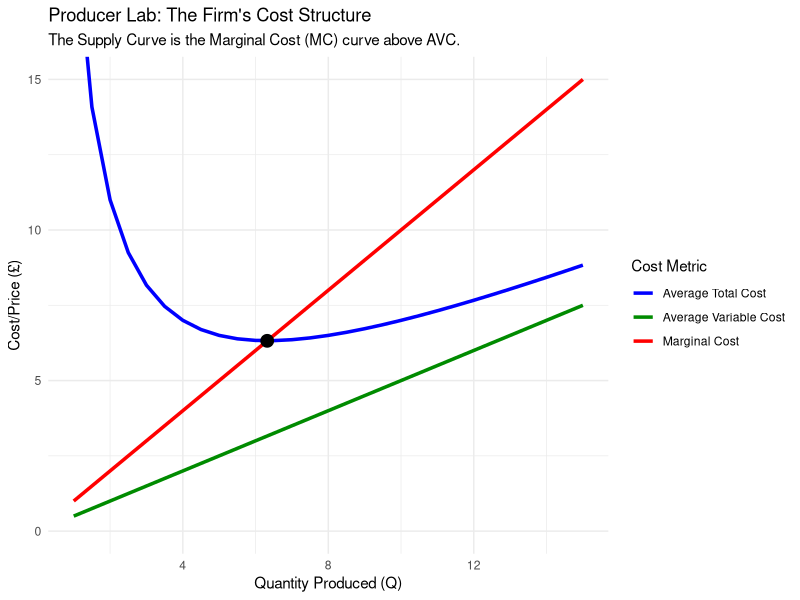
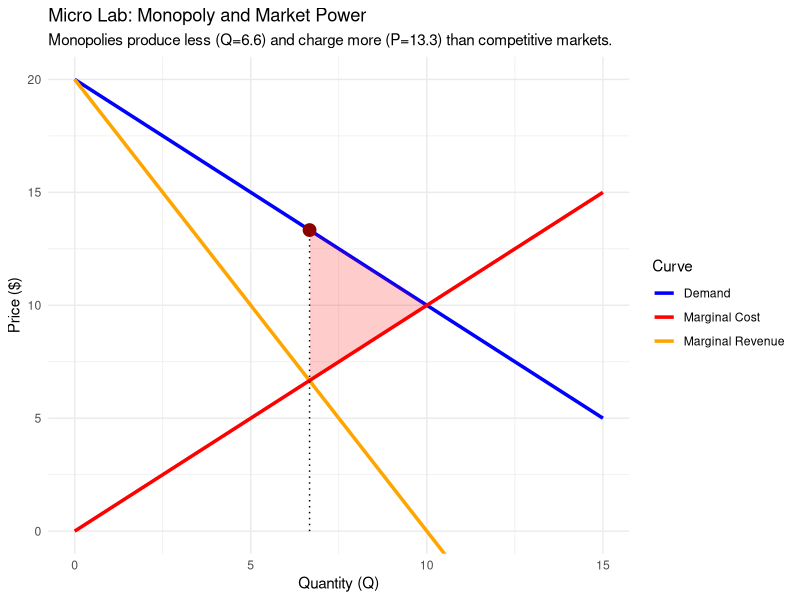

Source code (R) for these figures, in order:
library(tidyverse)

### THEORY: COST STRUCTURE (FIXED AND VARIABLE)
##    The R Producer-Lab: Visualising the "Cost Curves"

library(tidyverse)

# 1. Define the Cost Functions
q_range <- seq(1, 15, by = 0.5)

df_costs <- tibble(q = q_range) %>%
  mutate(
    TC  = 20 + 0.5 * q^2,
    ATC = TC / q,
    AVC = (0.5 * q^2) / q,
    MC  = q  # Derivative of TC
  )

# 2. Plotting with "Exact Matching" for Colors
ggplot(df_costs, aes(x = q)) +
  # We map color to simple strings that match our 'values' below
  geom_line(aes(y = ATC, color = "ATC"), linewidth = 1.2) +
  geom_line(aes(y = AVC, color = "AVC"), linewidth = 1.2) +
  geom_line(aes(y = MC, color = "MC"), linewidth = 1.2) +
  
  # The "Efficient Scale" (Where MC = ATC)
  # sqrt(40) is approx 6.32
  annotate("point", x = 6.32, y = 6.32, color = "black", size = 4) +
  
  # Manual Color Scale (Names here must match the strings in aes() exactly)
  scale_color_manual(values = c("ATC" = "blue", "AVC" = "green4", "MC" = "red"),
                     labels = c("Average Total Cost", "Average Variable Cost", "Marginal Cost")) +
  
  coord_cartesian(ylim = c(0, 15)) +
  labs(title = "Producer Lab: The Firm's Cost Structure",
       subtitle = "The Supply Curve is the Marginal Cost (MC) curve above AVC.",
       x = "Quantity Produced (Q)", y = "Cost/Price (£)", color = "Cost Metric") +
  theme_minimal()



## The "Postgrad" Move: Finding the Supply Curve
#     MC curve is firm's supply curve ... prove using optim()
#     If the Market Price is £10, how much will the firm produce to maximise Profit

# STEPS:
# Define Profit Function (We minimize negative profit)
calc_neg_profit <- function(Q, price) {
  total_cost <- 20 + 0.5 * Q^2
  revenue <- price * Q
  profit <- revenue - total_cost
  return(-profit)
}

# Solve for Price = 10
res_profit <- optim(par = 1, fn = calc_neg_profit, price = 10, 
                    method = "Brent", lower = 0, upper = 20)

cat("--- PROFIT MAXIMISATION ---\n")
cat("Market Price: £10\n")
cat("Optimal Quantity (Q*):", round(res_profit$par, 2), "\n")
cat("Max Profit: £", round(-res_profit$value, 2), "\n")


### MONOPOLY LAB: MARKET POWER VS. WELFARE
# 1. Setup the Monopoly Market
# Demand: P = 20 - Q  => Total Revenue = 20Q - Q^2
# Marginal Revenue (MR) = 20 - 2Q
# Marginal Cost (MC) = Q (from our previous lab)

df_mono <- tibble(q = seq(0, 15, by = 0.5)) %>%
  mutate(
    demand_p = 20 - q,
    mr = 20 - 2 * q,
    mc = q
  )

# 2. The Monopoly Choice (Where MR = MC)
# 20 - 2Q = Q  => 20 = 3Q => Q = 6.67
q_mono <- 6.67
p_mono <- 20 - q_mono # Price = 13.33

# 3. The Competitive Choice (Where Price = MC)
# 20 - Q = Q   => 20 = 2Q => Q = 10
q_comp <- 10
p_comp <- 10

# 4. Plot the Monopoly "Gap"
ggplot(df_mono, aes(x = q)) +
  geom_line(aes(y = demand_p, color = "Demand"), linewidth = 1.2) +
  geom_line(aes(y = mr, color = "Marginal Revenue"), linewidth = 1.2) +
  geom_line(aes(y = mc, color = "Marginal Cost"), linewidth = 1.2) +
  
  # Monopoly Point
  annotate("point", x = q_mono, y = p_mono, color = "darkred", size = 4) +
  annotate("segment", x = q_mono, xend = q_mono, y = 0, yend = p_mono, linetype = "dotted") +
  
  # The Deadweight Loss (DWL) Triangle
  # Between Q_mono, Q_comp, and the Demand/MC curves
  annotate("polygon", x = c(q_mono, q_comp, q_mono), 
           y = c(p_mono, p_comp, q_mono), fill = "red", alpha = 0.2) +
  
  scale_color_manual(values = c("Demand" = "blue", "Marginal Revenue" = "orange", "Marginal Cost" = "red")) +
  coord_cartesian(ylim = c(0, 20)) +
  labs(title = "Micro Lab: Monopoly and Market Power",
       subtitle = "Monopolies produce less (Q=6.6) and charge more (P=13.3) than competitive markets.",
       x = "Quantity (Q)", y = "Price ($)", color = "Curve") +
  theme_minimal()
